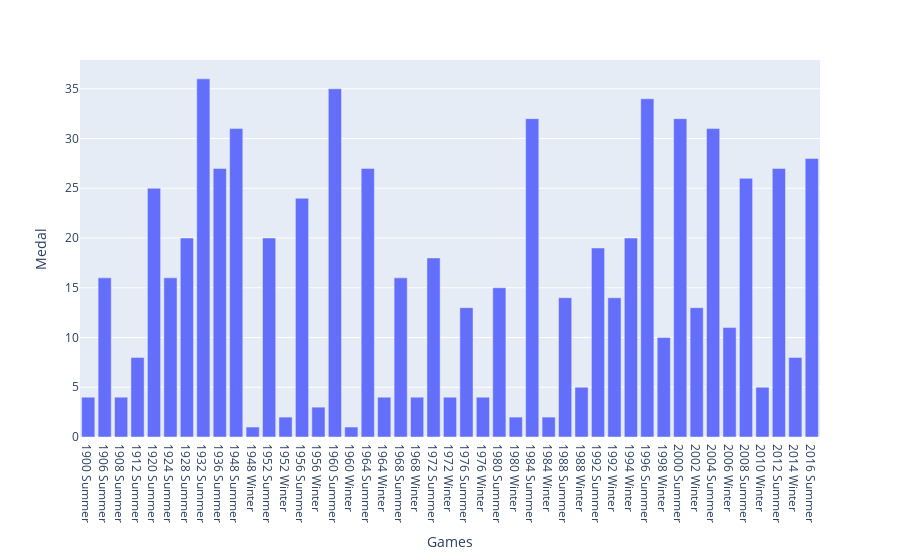

The notebook cell saved with this chart:
### Code cell
"""Plotting the number of medals per game/year"""
px.bar(italy_medals_per_year, "Games", "Medal")

### Figure 1 — Plotly figure (JSON) as saved in the notebook; plotly's stock layout.template omitted (floating-point values rounded to 4 significant figures)
{"data": [{"alignmentgroup": "True", "hovertemplate": "Games=%{x}<br>Medal=%{y}<extra></extra>", "legendgroup": "", "marker": {"color": "#636efa", "pattern": {"shape": ""}}, "name": "", "offsetgroup": "", "orientation": "v", "showlegend": false, "textposition": "auto", "type": "bar", "x": ["1900 Summer", "1906 Summer", "1908 Summer", "1912 Summer", "1920 Summer", "1924 Summer", "1928 Summer", "1932 Summer", "1936 Summer", "1948 Summer", "1948 Winter", "1952 Summer", "1952 Winter", "1956 Summer", "1956 Winter", "1960 Summer", "1960 Winter", "1964 Summer", "1964 Winter", "1968 Summer", "1968 Winter", "1972 Summer", "1972 Winter", "1976 Summer", "1976 Winter", "1980 Summer", "1980 Winter", "1984 Summer", "1984 Winter", "1988 Summer", "1988 Winter", "1992 Summer", "1992 Winter", "1994 Winter", "1996 Summer", "1998 Winter", "2000 Summer", "2002 Winter", "2004 Summer", "2006 Winter", "2008 Summer", "2010 Winter", "2012 Summer", "2014 Winter", "2016 Summer"], "xaxis": "x", "y": [4, 16, 4, 8, 25, 16, 20, 36, 27, 31, 1, 20, 2, 24, 3, 35, 1, 27, 4, 16, 4, 18, 4, 13, 4, 15, 2, 32, 2, 14, 5, 19, 14, 20, 34, 10, 32, 13, 31, 11, 26, 5, 27, 8, 28], "yaxis": "y"}], "layout": {"barmode": "relative", "legend": {"tracegroupgap": 0}, "margin": {"t": 60}, "xaxis": {"anchor": "y", "domain": [0, 1], "title": {"text": "Games"}}, "yaxis": {"anchor": "x", "domain": [0, 1], "title": {"text": "Medal"}}}}
